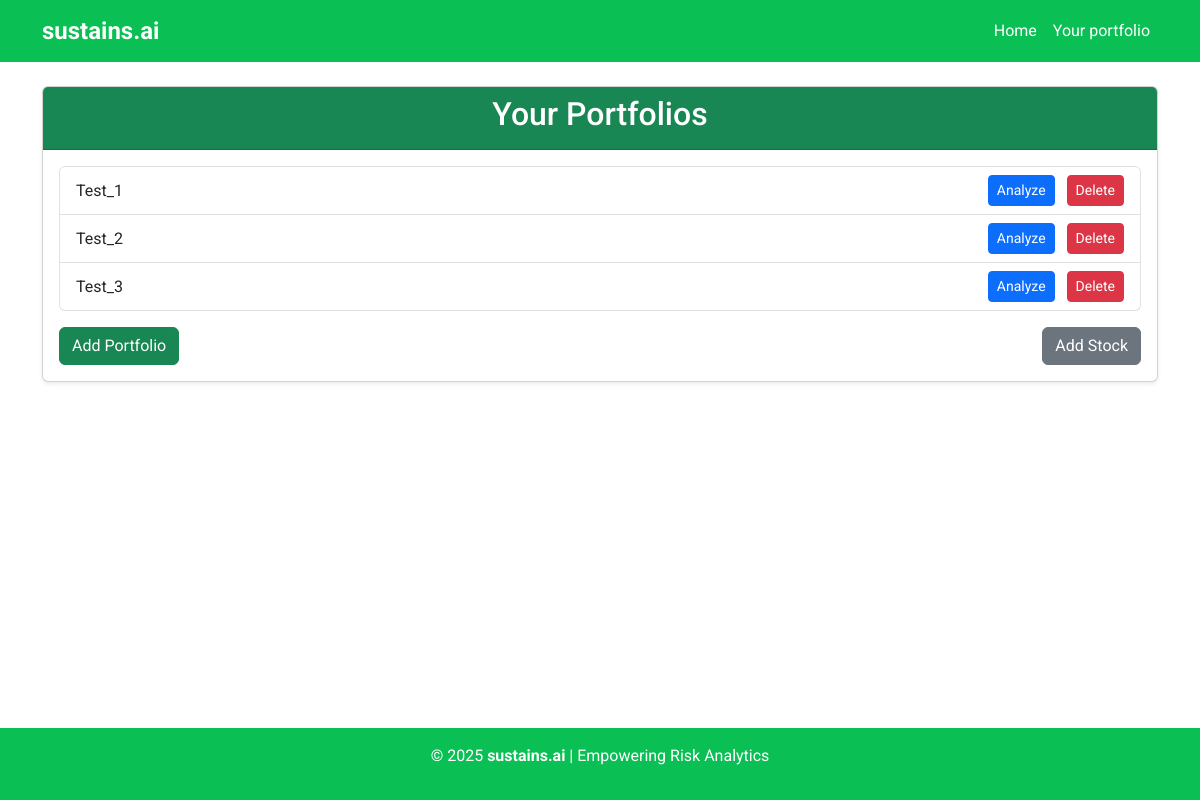
/portfolio_list/ (signed in), run on an earlier commit of the app's database.
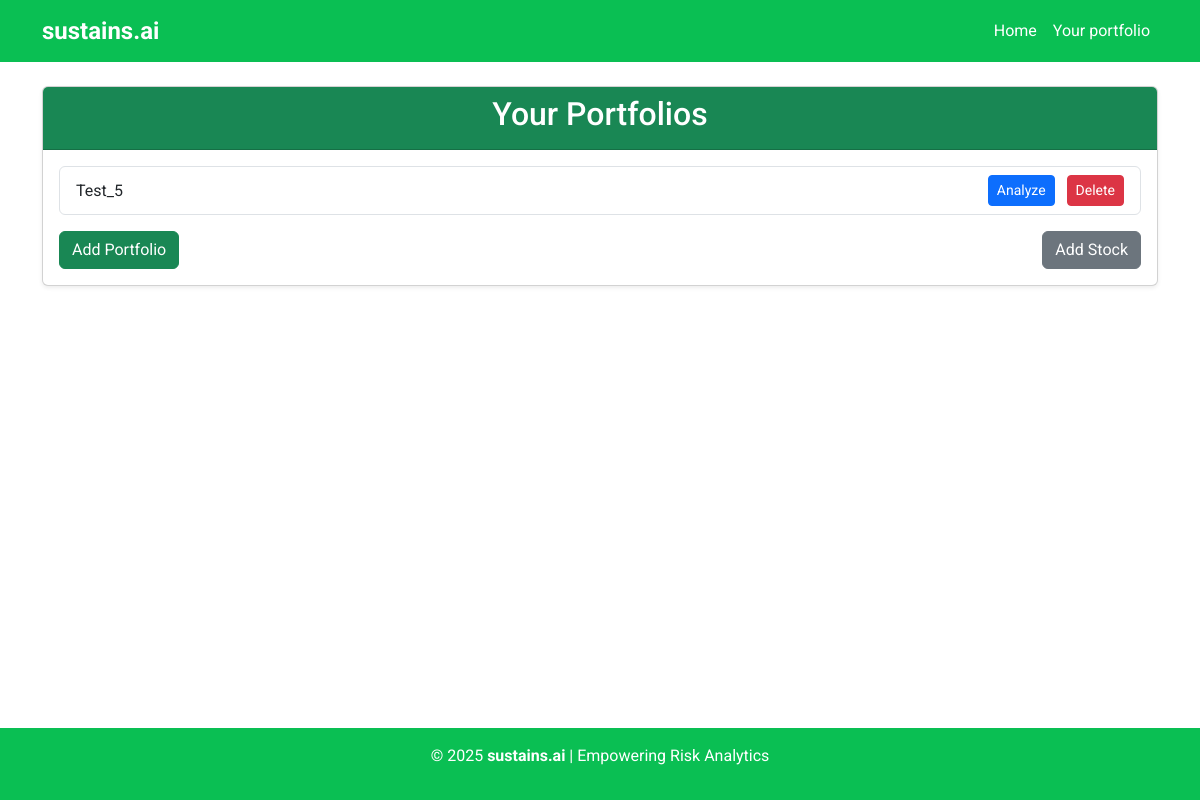
And on a later commit of the database.
### portfolio/models.py (models this page shows, shortened)
class Portfolio(models.Model):
    name = models.CharField(max_length=255)
    fund_manager = models.ForeignKey(FundManager, on_delete=models.CASCADE, related_name="portfolios")
    created_at = models.DateTimeField(auto_now_add=True)

### portfolio/views.py (the view)
# urls.py: path('portfolio_list/', views.portfolio_list, name='portfolio_list'),
def portfolio_list(request):
    portfolios = Portfolio.objects.filter(fund_manager__user=request.user)
    return render(request, 'portfolio/portfolio_list.html', {'portfolios': portfolios})

### portfolio/templates/portfolio/portfolio_list.html (shortened to what this page needs)
{% extends 'portfolio/base.html' %}
{% block content %}
<div class="card shadow-sm">
    <div class="card-header bg-success text-white text-center">
        <h2>Your Portfolios</h2>
    </div>
    <div class="card-body">
        <ul class="list-group mb-3">
            {% for portfolio in portfolios %}
            <li class="list-group-item d-flex justify-content-between align-items-center">
                <span>{{ portfolio.name }}</span>
                <div>
                    <a href="{% url 'analyze_portfolio' portfolio.id %}" class="btn btn-primary btn-sm me-2">
                        Analyze
                    </a>
                    <form action="{% url 'delete_portfolio' portfolio.id %}" method="POST" style="display:inline;">
                        <button type="submit" class="btn btn-danger btn-sm">
                            Delete
                        </button>
                    </form>
                </div>
            </li>
            {% endfor %}
        </ul>
        <div class="d-flex justify-content-between">
            <a href="{% url 'add_portfolio' %}" class="btn btn-success">Add Portfolio</a>
            <a href="{% url 'add_stock' %}" class="btn btn-secondary">Add Stock</a>
        </div>
    </div>
</div>
{% endblock %}

### portfolio/templates/portfolio/base.html (shortened to what this page needs)
{% load static %}
<!DOCTYPE html>
<html lang="en">
<head>
    <link href="https://cdn.jsdelivr.net/npm/bootstrap@5.3.0-alpha3/dist/css/bootstrap.min.css" rel="stylesheet">
    <link rel="stylesheet" href="{% static 'css/style.css' %}">
</head>
<body>
    <nav class="navbar navbar-expand-lg navbar-dark navbar-custom">
        <div class="container">
            <a class="navbar-brand" href="{% url 'index' %}">sustains.ai</a>
            <div class="collapse navbar-collapse" id="navbarNav">
                <ul class="navbar-nav ms-auto">
                    <li class="nav-item"><a class="nav-link" href="{% url 'index' %}">Home</a></li>
                    <li class="nav-item"><a class="nav-link" href="{% url 'portfolio_list' %}">Your portfolio</a></li>
                </ul>
            </div>
        </div>
    </nav>
    <main class="container py-4">
        {% block content %}{% endblock %}
    </main>
    <footer class="text-center py-3">
        <p>&copy; 2025 <strong>sustains.ai</strong> | Empowering Risk Analytics</p>
    </footer>
</body>
</html>

### portfolio/static/css/style.css (style rules this page uses)
.navbar-custom .nav-link { color: #ffffff; }

### portfolio/templates/portfolio/base.html (style rules this page uses)
body { display: flex; flex-direction: column; min-height: 100vh; margin: 0; font-family: 'Roboto', sans-serif; }
main.container { flex: 1; }
footer { margin-top: auto; background-color: #0ABF53; color: #fff; }
.navbar-custom { background-color: #0ABF53; color: #ffffff; }
.navbar-custom .nav-link { color: #ffffff !important; }
.navbar-brand { font-weight: bold; font-size: 1.5rem; }

What changed in the data, as far as the page shows it:
removed Portfolio: name "Test_1"
removed Portfolio: name "Test_2"
removed Portfolio: name "Test_3"
added Portfolio: name "Test_5"
